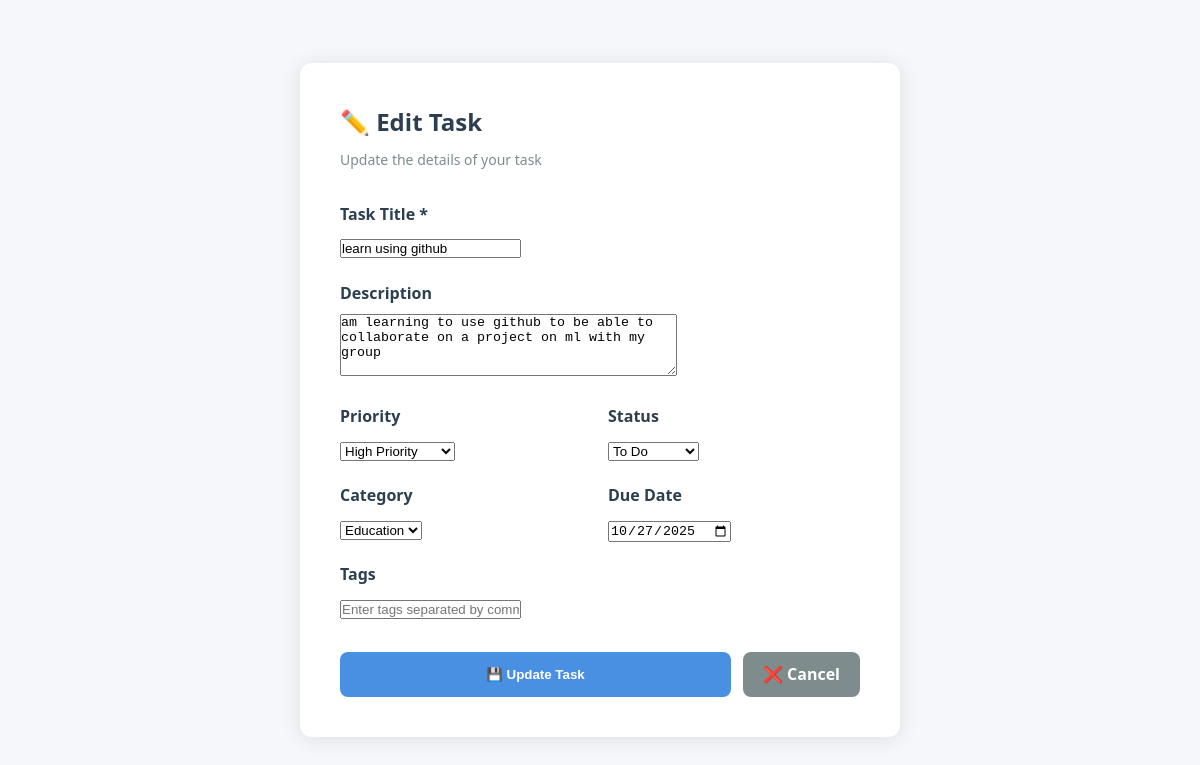
The app's page /edit_task/28 (signed in) with its own data.
### base/models.py (models this page shows, shortened)
class Task(models.Model):
    PRIORITY_CHOICES = [
        ('high', 'High Priority'),
        ('medium', 'Medium Priority'),
        ('low', 'Low Priority'),
    ]
    STATUS_CHOICES = [
        ('todo', 'To Do'),
        ('in_progress', 'In Progress'),
        ('completed', 'Completed'),
    ]
    Categories = [
        ('work', 'Work'),
        ('personal', 'Personal'),
        ('shopping', 'Shopping'),
        ('health', 'Health'),
        ('education', 'Education'),
        ('other', 'Other'),
    ]
    user = models.ForeignKey(User, on_delete=models.CASCADE, related_name='tasks')
    title = models.CharField(max_length=200, help_text="Task title", blank=True, default='')
    description = models.TextField(blank=True, null=True, help_text="Task description")
    status = models.CharField(max_length=20, choices=STATUS_CHOICES, default='todo')
    priority = models.CharField(max_length=20, choices=PRIORITY_CHOICES, default='medium')
    complete = models.BooleanField(default=False, help_text="Mark as complete")
    created_at = models.DateTimeField(auto_now_add=True)
    updated_at = models.DateTimeField(auto_now=True)
    due_date = models.DateField(help_text="Set the due date", blank=True, null=True)
    categories = models.CharField(max_length=20, choices=Categories, default='other')
    tags = models.CharField(max_length=200, blank=True, help_text="Comma-separated tags")
    class Meta:
        ordering = ['-created_at']

### base/views.py (the view)
# urls.py: path('edit_task/<str:pk>', views.edit_task, name='edit_task'),
@login_required(login_url='/')
def edit_task(request, pk):
    task = get_object_or_404(Task, id=pk, user=request.user)
    if request.method == 'POST':
        form = TaskForm(request.POST, instance=task)
        if form.is_valid():
            form.save()
            messages.success(request, 'Task updated successfully!')
            return redirect('task_details', pk=task.id)
        else:
            messages.error(request, 'Please correct the errors below.')
    else:
        form = TaskForm(instance=task)
    context = {'form': form, 'task': task}
    return render(request, 'base/edit_task.html', context)

### base/templates/base/edit_task.html (shortened to what this page needs)
{% extends 'main.html' %}
{% block content %}
<body style="background: #f5f7fa; min-height: 100vh; padding: 20px; display: flex; justify-content: center; align-items: center;">
    <div style="background: white; padding: 40px; border-radius: 12px; box-shadow: 0 2px 20px rgba(0,0,0,0.1); max-width: 600px; width: 100%;">
        <div style="margin-bottom: 30px;">
            <h2 style="color: #2c3e50; margin-bottom: 8px;">✏️ Edit Task</h2>
            <p style="color: #7f8c8d; font-size: 14px;">Update the details of your task</p>
        </div>
        <form method="POST" action="">
            <div style="margin-bottom: 20px;">
                <label style="display: block; margin-bottom: 8px; color: #2c3e50; font-weight: 600;">Task Title *</label>
                {{ form.title }}
            </div>
            <div style="margin-bottom: 20px;">
                <label style="display: block; margin-bottom: 8px; color: #2c3e50; font-weight: 600;">Description</label>
                {{ form.description }}
            </div>
            <div style="display: grid; grid-template-columns: 1fr 1fr; gap: 16px; margin-bottom: 20px;">
                <div>
                    <label style="display: block; margin-bottom: 8px; color: #2c3e50; font-weight: 600;">Priority</label>
                    {{ form.priority }}
                </div>
                <div>
                    <label style="display: block; margin-bottom: 8px; color: #2c3e50; font-weight: 600;">Status</label>
                    {{ form.status }}
                </div>
            </div>
            <div style="display: grid; grid-template-columns: 1fr 1fr; gap: 16px; margin-bottom: 20px;">
                <div>
                    <label style="display: block; margin-bottom: 8px; color: #2c3e50; font-weight: 600;">Category</label>
                    {{ form.categories }}
                </div>
                <div>
                    <label style="display: block; margin-bottom: 8px; color: #2c3e50; font-weight: 600;">Due Date</label>
                    {{ form.due_date }}
                </div>
            </div>
            <div style="margin-bottom: 20px;">
                <label style="display: block; margin-bottom: 8px; color: #2c3e50; font-weight: 600;">Tags</label>
                {{ form.tags }}
            </div>
            <div style="display: flex; gap: 12px; margin-top: 30px;">
                <button type="submit" class="btn btn-primary" style="flex: 1;">💾 Update Task</button>
                <a href="{% url 'task_details' task.id %}" class="btn btn-secondary">❌ Cancel</a>
            </div>
        </form>
    </div>
</body>
{% endblock content %}

### base/static/base/index.css (style rules this page uses)
:root { --primary-color: #4a90e2; --secondary-color: #50c878; --danger-color: #e74c3c; --warning-color: #f39c12; --dark-bg: #2c3e50; --light-bg: #ecf0f1; --text-dark: #2c3e50; --text-light: #7f8c8d; --border-color: #bdc3c7; --shadow: 0 2px 10px rgba(0,0,0,0.1); }
* { margin: 0; padding: 0; box-sizing: border-box; }
body { font-family: 'Segoe UI', Tahoma, Geneva, Verdana, sans-serif; background: linear-gradient(135deg, #667eea 0%, #764ba2 100%); padding: 0; margin: 0; line-height: 1.6; color: var(--text-dark); }
.btn { padding: 10px 20px; border: none; border-radius: 8px; font-weight: 600; cursor: pointer; transition: all 0.3s; text-decoration: none; display: inline-block; }
.btn-primary { background: var(--primary-color); color: white; }
.btn-secondary { background: var(--text-light); color: white; }
.btn { transition: all 0.3s ease; position: relative; overflow: hidden; }
.btn::before { content: ''; position: absolute; top: 50%; left: 50%; width: 0; height: 0; border-radius: 50%; background: rgba(255, 255, 255, 0.3); transform: translate(-50%, -50%); transition: width 0.6s, height 0.6s; }
input[type="text"], input[type="email"], input[type="password"], input[type="date"], textarea, select { transition: all 0.3s ease; }
body > * { animation: fadeIn 0.8s ease-out; }
a { transition: all 0.3s ease; }
html { scroll-behavior: smooth; }
body { animation: pageLoad 0.5s ease-out; }

### records on screen
Task: title "learn using github", description "am learning to use github to be able to collaborate on a project on ml with my group", priority "High Priority", status "To Do", categories "Education", due_date "10/27/2025"
